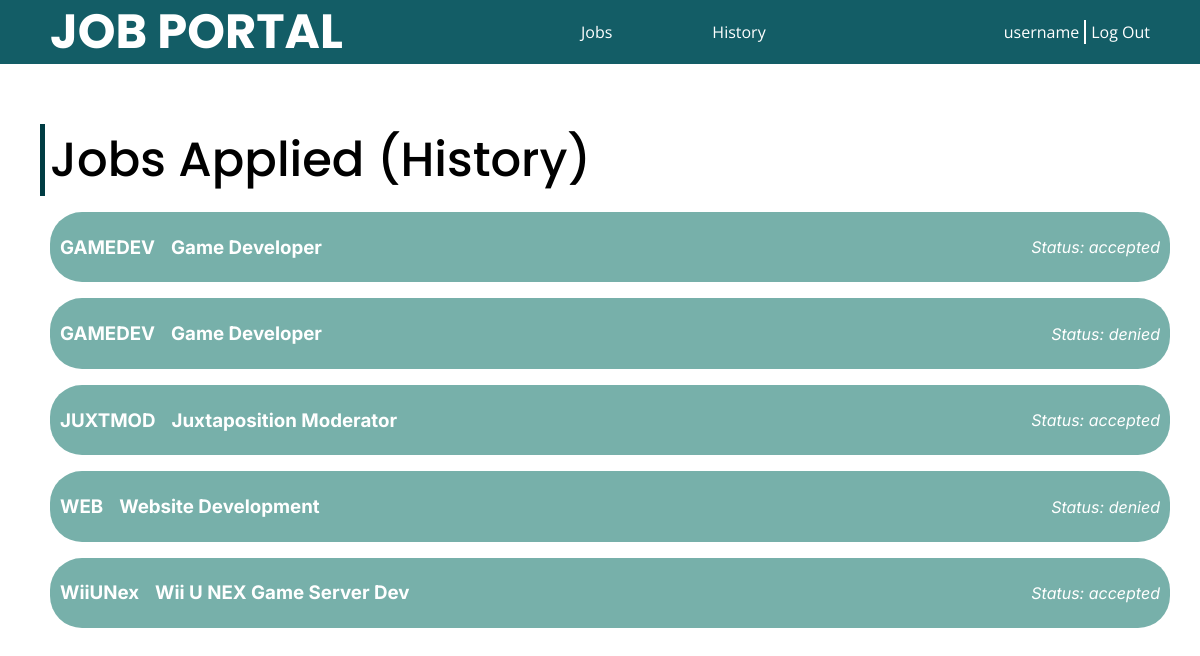
Before: /history/ (signed in) with the older database file.
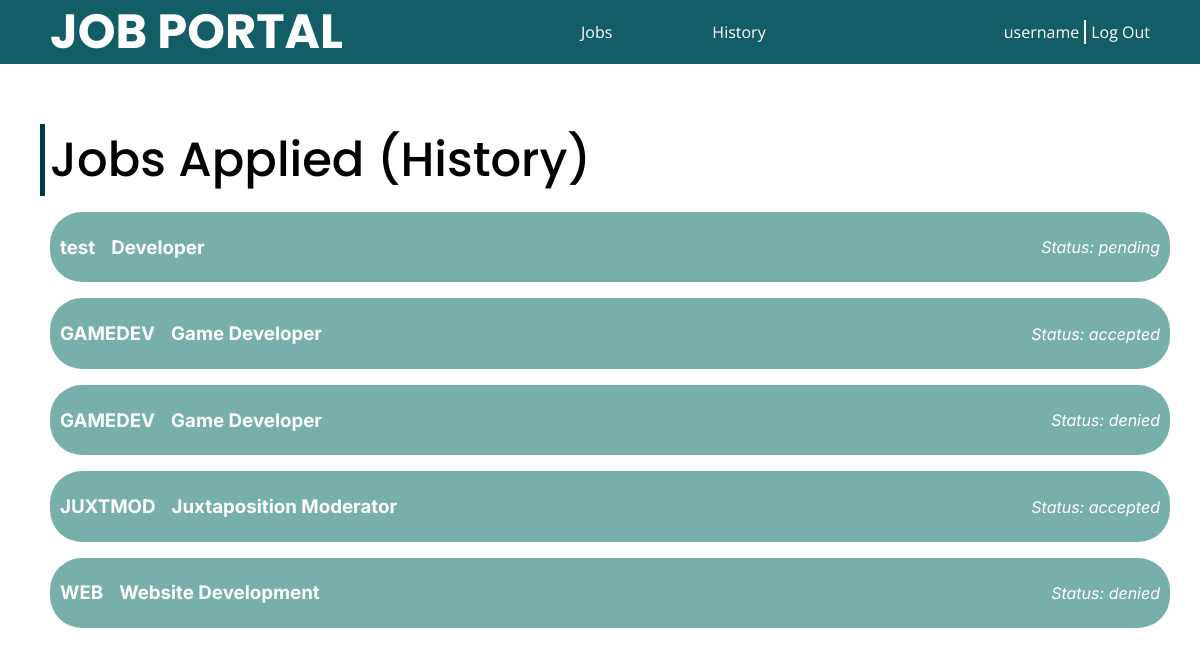
After: the same page with the newer database file.
### jobs/models.py (models this page shows)
class Applicant(models.Model):
    username = models.CharField(max_length=255)
    job = models.ForeignKey(Job, on_delete=models.CASCADE, related_name='job_applicant')
    time = models.DateTimeField(auto_now_add=True)
    fullname = models.CharField(max_length=255)
    email = models.EmailField()
    admin = models.CharField(max_length=255, null=True, default=None)
    status = models.CharField(max_length=20 ,default='pending')
    resume = models.FileField(upload_to=generate_unique_filename)
    class Meta:
        unique_together = ('username', 'job', 'time')

class Job(models.Model):
    id = models.CharField(max_length=10, primary_key=True)
    name = models.CharField(max_length=255)
    status = models.BooleanField(default=False)
    xp = models.PositiveIntegerField(default=0)
    des = models.TextField()
    salary = models.PositiveIntegerField(default=0)
    admin = models.CharField(max_length=255)
    company = models.CharField(max_length=255)

### jobs/views.py (the view)
# urls.py: path('history/', views.history ,name='history'),
@login_required(login_url='/login/')
def history(request):
    user = request.user
    if isadmin(user.account_type):
        template = loader.get_template('401.html')
        return HttpResponse(template.render(), status=401)
    applied = Applicant.objects.filter(username=user.username).order_by('-time')
    names = {}
    for x in applied:
        jobid = x.job_id
        x.name = Job.objects.get(id=jobid).name
    prameters = {
        'applied': applied,
        'username': user.username,
    }
    template = loader.get_template('history.html')
    return HttpResponse(template.render(prameters, request))

### jobs/views.py (called while the page is built)
def isadmin(type):
    return type

### jobs/templates/history.html (shortened to what this page needs)
<!DOCTYPE html>
<html>
<head>
    {% load static %}
    <link rel="stylesheet" href="{% static 'css/root.css' %}" />
    <link rel="stylesheet" href="{% static 'css/user/applied.css' %}">
</head>
<body class="applied">
  <nav>
    <h2>JOB PORTAL</h2>
    <ul class="quick-links">
      <li><a href="/jobs/">Jobs</a></li>
      <li><a href="/history/">History</a></li>
    </ul>
    <div class="user">
      <a href="/home/" id="username">{{username}}</a>
      <div class="split"></div>
      <a href="/logout/" id='logout'>Log Out</a>
    </div>
  </nav>
  <div class="container">
    <h2>Jobs Applied (History)</h2>
    <div class="list" id="jobs">
      {% for x in applied %}
       <a href="/jobs/details/{{x.job.id}}">
        <div class="job" id="applicant-{{x.id}}">
          <div class="info">
            <h3 class="jobid">{{x.job.id}}</h3>
            <h3 class="jobname">{{x.name}}</h3>
          </div>
          <p class="status">Status: {{x.status}}</p>
        </div>
       </a>
      {% endfor %}
    </div>
  </div>
</body>
</html>

Changed rows visible on the page:
removed Applicant: job.id "WiiUNex", name "Wii U NEX Game Server Dev", status "accepted"
added Applicant: job.id "test", name "Developer", status "pending"
